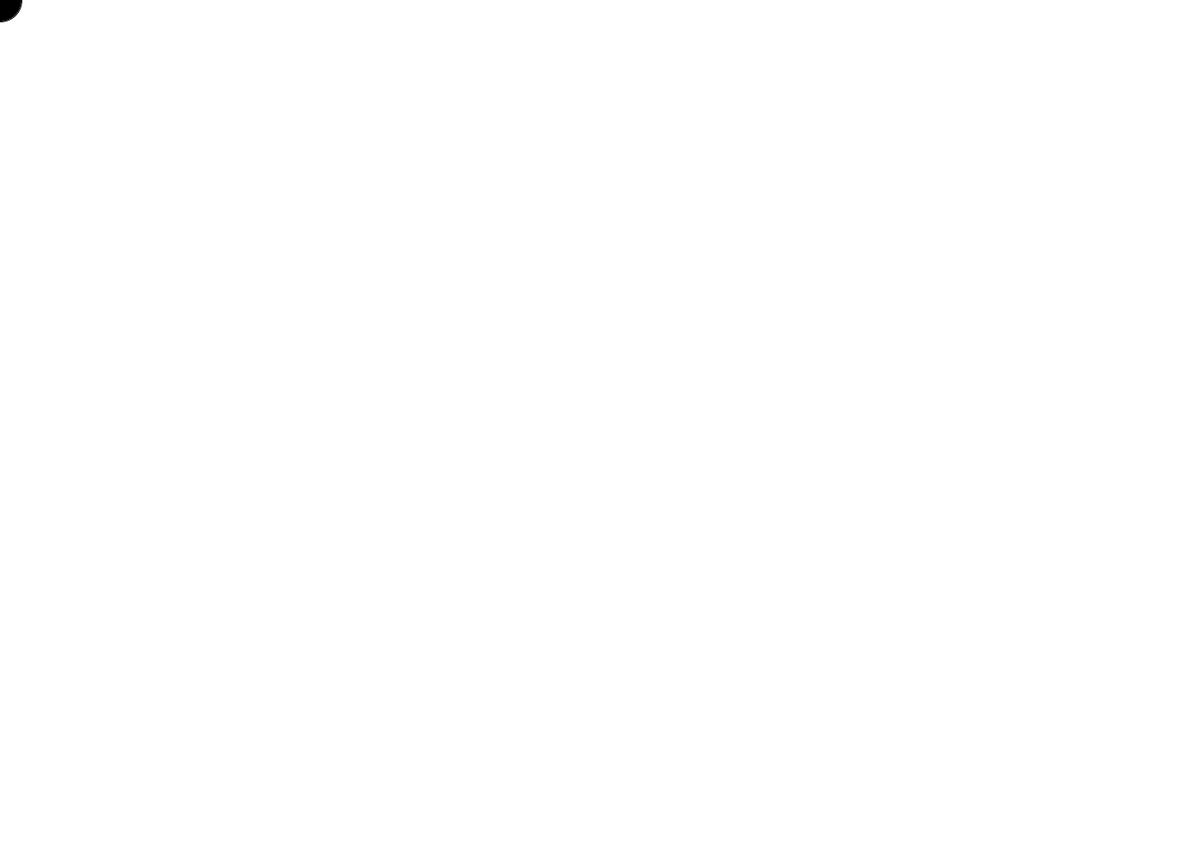
Frame 1 (no input)
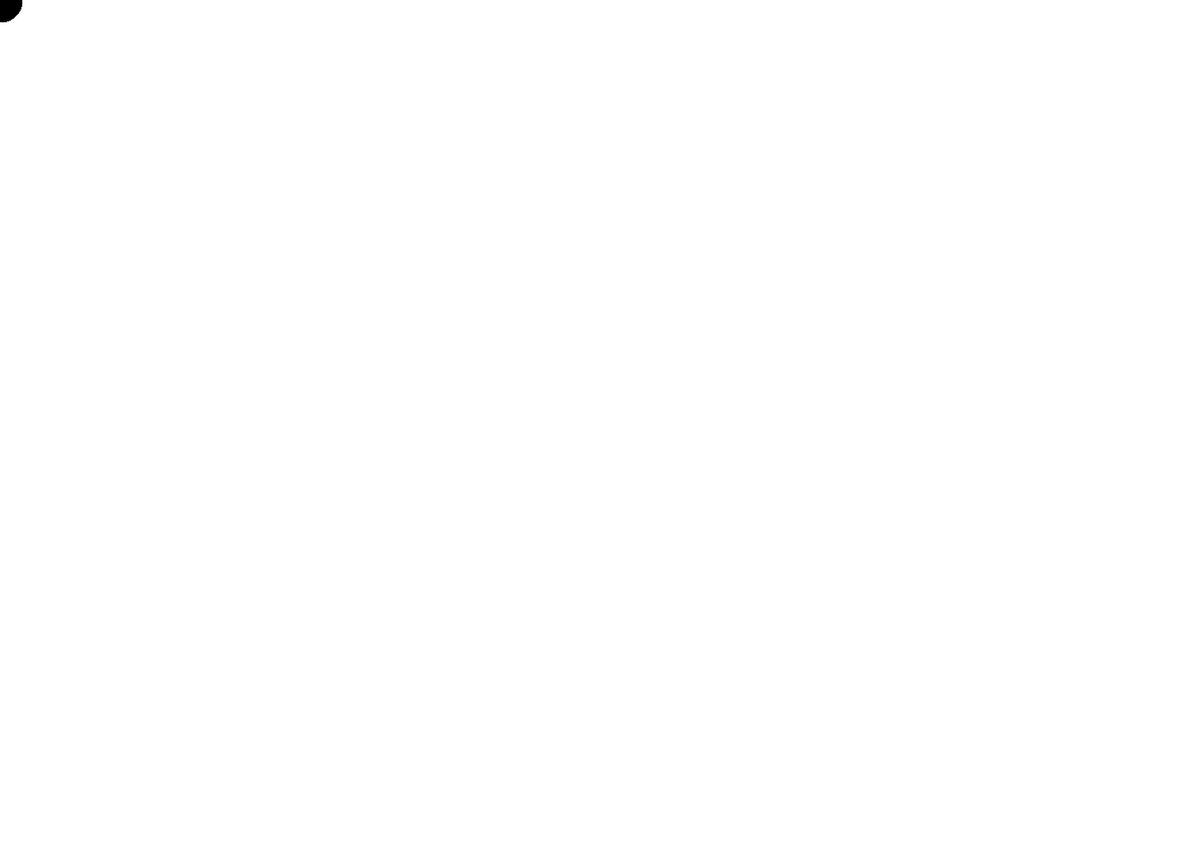
Frame 60 (the mouse pressed at the canvas centre just before this capture)
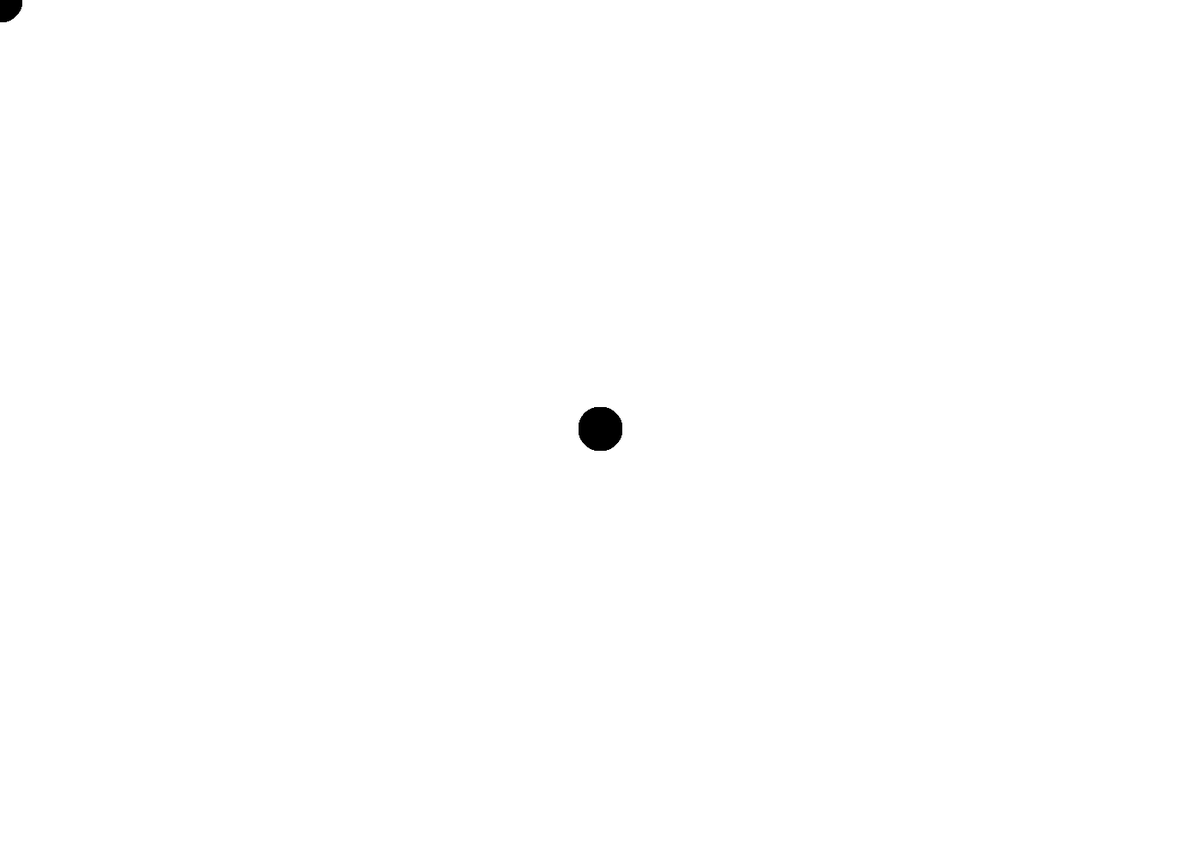
Frame 120 (the mouse held since frame 60 and released just before this capture)

The Processing sketch that drew these frames (run headless with seeded random() and noise(); from frame 60 on, the mouse is pressed at the canvas centre):

// Processing sketch: Corban_draw_program
// ── Corban_draw_program.pde
void setup()
{ 
  noCursor();
  size(1400, 1000);
  background(255, 255, 255);
  fill(0, 0, 0);
}
int a=0;
void draw()
{
  ellipse(mouseX, mouseY, 50, 50);
  a=a+1;
  if (a>1000)
  {
    a=0;
  }
}
void keyPressed()
{
  background (255,255,255);
}
